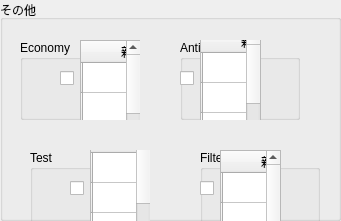
  <widget class="QGroupBox" name="group_other">
   <property name="geometry">
    <rect>
     <x>910</x>
     <y>80</y>
     <width>341</width>
     <height>221</height>
    </rect>
   </property>
   <property name="title">
    <string>その他</string>
   </property>
   <widget class="QGroupBox" name="group_eco">
    <property name="geometry">
     <rect>
      <x>20</x>
      <y>40</y>
      <width>120</width>
      <height>80</height>
     </rect>
    </property>
    <property name="title">
     <string>Economy</string>
    </property>
    <widget class="QTableWidget" name="table_eco">
     <property name="geometry">
      <rect>
       <x>60</x>
       <y>0</y>
       <width>61</width>
       <height>141</height>
      </rect>
     </property>
     <row>
      <property name="text">
       <string/>
      </property>
      <property name="textAlignment">
       <set>AlignCenter</set>
      </property>
     </row>
     <row>
      <property name="text">
       <string/>
      </property>
     </row>
     <row>
      <property name="text">
       <string/>
      </property>
     </row>
     <row>
      <property name="text">
       <string/>
      </property>
     </row>
     <row>
      <property name="text">
       <string/>
      </property>
     </row>
     <column>
      <property name="text">
       <string>親機</string>
      </property>
      <property name="textAlignment">
       <set>AlignCenter</set>
      </property>
     </column>
     <column>
      <property name="text">
       <string>子機</string>
      </property>
     </column>
     <item row="0" column="0">
      <property name="text">
       <string>親</string>
      </property>
      <property name="textAlignment">
       <set>AlignCenter</set>
      </property>
     </item>
     <item row="0" column="1">
      <property name="text">
       <string>子</string>
      </property>
      <property name="textAlignment">
       <set>AlignCenter</set>
      </property>
     </item>
     <item row="1" column="0">
      <property name="text">
       <string/>
      </property>
      <property name="textAlignment">
       <set>AlignCenter</set>
      </property>
     </item>
     <item row="1" column="1">
      <property name="text">
       <string/>
      </property>
      <property name="textAlignment">
       <set>AlignCenter</set>
      </property>
     </item>
     <item row="2" column="0">
      <property name="text">
       <string/>
      </property>
      <property name="textAlignment">
       <set>AlignCenter</set>
      </property>
     </item>
     <item row="2" column="1">
      <property name="text">
       <string/>
      </property>
      <property name="textAlignment">
       <set>AlignCenter</set>
      </property>
     </item>
     <item row="3" column="0">
      <property name="text">
       <string/>
      </property>
      <property name="textAlignment">
       <set>AlignCenter</set>
      </property>
     </item>
     <item row="3" column="1">
      <property name="text">
       <string/>
      </property>
      <property name="textAlignment">
       <set>AlignCenter</set>
      </property>
     </item>
     <item row="4" column="0">
      <property name="text">
       <string/>
      </property>
      <property name="textAlignment">
       <set>AlignCenter</set>
      </property>
     </item>
     <item row="4" column="1">
      <property name="text">
       <string/>
      </property>
      <property name="textAlignment">
       <set>AlignCenter</set>
      </property>
     </item>
    </widget>
    <widget class="QCheckBox" name="check_eco">
     <property name="geometry">
      <rect>
       <x>40</x>
       <y>30</y>
       <width>16</width>
       <height>16</height>
      </rect>
     </property>
     <property name="text">
      <string/>
     </property>
    </widget>
   </widget>
   <widget class="QGroupBox" name="group_anti">
    <property name="geometry">
     <rect>
      <x>180</x>
      <y>40</y>
      <width>120</width>
      <height>80</height>
     </rect>
    </property>
    <property name="title">
     <string>Anti-freeze</string>
    </property>
    <widget class="QTableWidget" name="table_anti">
     <property name="geometry">
      <rect>
       <x>20</x>
       <y>-10</y>
       <width>61</width>
       <height>141</height>
      </rect>
     </property>
     <row>
      <property name="text">
       <string/>
      </property>
      <property name="textAlignment">
       <set>AlignCenter</set>
      </property>
     </row>
     <row>
      <property name="text">
       <string/>
      </property>
     </row>
     <row>
      <property name="text">
       <string/>
      </property>
     </row>
     <row>
      <property name="text">
       <string/>
      </property>
     </row>
     <row>
      <property name="text">
       <string/>
      </property>
     </row>
     <column>
      <property name="text">
       <string>親機</string>
      </property>
      <property name="textAlignment">
       <set>AlignCenter</set>
      </property>
     </column>
     <column>
      <property name="text">
       <string>子機</string>
      </property>
     </column>
     <item row="0" column="0">
      <property name="text">
       <string>親</string>
      </property>
      <property name="textAlignment">
       <set>AlignCenter</set>
      </property>
     </item>
     <item row="0" column="1">
      <property name="text">
       <string>子</string>
      </property>
      <property name="textAlignment">
       <set>AlignCenter</set>
      </property>
     </item>
     <item row="1" column="0">
      <property name="text">
       <string/>
      </property>
      <property name="textAlignment">
       <set>AlignCenter</set>
      </property>
     </item>
     <item row="1" column="1">
      <property name="text">
       <string/>
      </property>
      <property name="textAlignment">
       <set>AlignCenter</set>
      </property>
     </item>
     <item row="2" column="0">
      <property name="text">
       <string/>
      </property>
      <property name="textAlignment">
       <set>AlignCenter</set>
      </property>
     </item>
     <item row="2" column="1">
      <property name="text">
       <string/>
      </property>
      <property name="textAlignment">
       <set>AlignCenter</set>
      </property>
     </item>
     <item row="3" column="0">
      <property name="text">
       <string/>
      </property>
      <property name="textAlignment">
       <set>AlignCenter</set>
      </property>
     </item>
     <item row="3" column="1">
      <property name="text">
       <string/>
      </property>
      <property name="textAlignment">
       <set>AlignCenter</set>
      </property>
     </item>
     <item row="4" column="0">
      <property name="text">
       <string/>
      </property>
      <property name="textAlignment">
       <set>AlignCenter</set>
      </property>
     </item>
     <item row="4" column="1">
      <property name="text">
       <string/>
      </property>
      <property name="textAlignment">
       <set>AlignCenter</set>
      </property>
     </item>
    </widget>
    <widget class="QCheckBox" name="check_anti">
     <property name="geometry">
      <rect>
       <x>0</x>
       <y>30</y>
       <width>16</width>
       <height>16</height>
      </rect>
     </property>
     <property name="text">
      <string/>
     </property>
    </widget>
   </widget>
   <widget class="QGroupBox" name="group_test">
    <property name="geometry">
     <rect>
      <x>30</x>
      <y>150</y>
      <width>120</width>
      <height>80</height>
     </rect>
    </property>
    <property name="title">
     <string>Test</string>
    </property>
    <widget class="QTableWidget" name="table_test">
     <property name="geometry">
      <rect>
       <x>60</x>
       <y>-20</y>
       <width>61</width>
       <height>141</height>
      </rect>
     </property>
     <row>
      <property name="text">
       <string/>
      </property>
      <property name="textAlignment">
       <set>AlignCenter</set>
      </property>
     </row>
     <row>
      <property name="text">
       <string/>
      </property>
     </row>
     <row>
      <property name="text">
       <string/>
      </property>
     </row>
     <row>
      <property name="text">
       <string/>
      </property>
     </row>
     <row>
      <property name="text">
       <string/>
      </property>
     </row>
     <column>
      <property name="text">
       <string>親機</string>
      </property>
      <property name="textAlignment">
       <set>AlignCenter</set>
      </property>
     </column>
     <column>
      <property name="text">
       <string>子機</string>
      </property>
     </column>
     <item row="0" column="0">
      <property name="text">
       <string>親</string>
      </property>
      <property name="textAlignment">
       <set>AlignCenter</set>
      </property>
     </item>
     <item row="0" column="1">
      <property name="text">
       <string>子</string>
      </property>
      <property name="textAlignment">
       <set>AlignCenter</set>
      </property>
     </item>
     <item row="1" column="0">
      <property name="text">
       <string/>
      </property>
      <property name="textAlignment">
       <set>AlignCenter</set>
      </property>
     </item>
     <item row="1" column="1">
      <property name="text">
       <string/>
      </property>
      <property name="textAlignment">
       <set>AlignCenter</set>
      </property>
     </item>
     <item row="2" column="0">
      <property name="text">
       <string/>
      </property>
      <property name="textAlignment">
       <set>AlignCenter</set>
      </property>
     </item>
     <item row="2" column="1">
      <property name="text">
       <string/>
      </property>
      <property name="textAlignment">
       <set>AlignCenter</set>
      </property>
     </item>
     <item row="3" column="0">
      <property name="text">
       <string/>
      </property>
      <property name="textAlignment">
       <set>AlignCenter</set>
      </property>
     </item>
     <item row="3" column="1">
      <property name="text">
       <string/>
      </property>
      <property name="textAlignment">
       <set>AlignCenter</set>
      </property>
     </item>
     <item row="4" column="0">
      <property name="text">
       <string/>
      </property>
      <property name="textAlignment">
       <set>AlignCenter</set>
      </property>
     </item>
     <item row="4" column="1">
      <property name="text">
       <string/>
      </property>
      <property name="textAlignment">
       <set>AlignCenter</set>
      </property>
     </item>
    </widget>
    <widget class="QCheckBox" name="check_test">
     <property name="geometry">
      <rect>
       <x>40</x>
       <y>30</y>
       <width>16</width>
       <height>16</height>
      </rect>
     </property>
     <property name="text">
      <string/>
     </property>
    </widget>
   </widget>
   <widget class="QGroupBox" name="group_filter">
    <property name="geometry">
     <rect>
      <x>200</x>
      <y>150</y>
      <width>120</width>
      <height>80</height>
     </rect>
    </property>
    <property name="title">
     <string>Filter sign</string>
    </property>
    <widget class="QTableWidget" name="table_filter">
     <property name="geometry">
      <rect>
       <x>20</x>
       <y>0</y>
       <width>61</width>
       <height>141</height>
      </rect>
     </property>
     <row>
      <property name="text">
       <string/>
      </property>
      <property name="textAlignment">
       <set>AlignCenter</set>
      </property>
     </row>
     <row>
      <property name="text">
       <string/>
      </property>
     </row>
     <row>
      <property name="text">
       <string/>
      </property>
     </row>
     <row>
      <property name="text">
       <string/>
      </property>
     </row>
     <row>
      <property name="text">
       <string/>
      </property>
     </row>
     <column>
      <property name="text">
       <string>親機</string>
      </property>
      <property name="textAlignment">
       <set>AlignCenter</set>
      </property>
     </column>
     <column>
      <property name="text">
       <string>子機</string>
      </property>
     </column>
     <item row="0" column="0">
      <property name="text">
       <string>親</string>
      </property>
      <property name="textAlignment">
       <set>AlignCenter</set>
      </property>
     </item>
     <item row="0" column="1">
      <property name="text">
       <string>子</string>
      </property>
      <property name="textAlignment">
       <set>AlignCenter</set>
      </property>
     </item>
     <item row="1" column="0">
      <property name="text">
       <string/>
      </property>
      <property name="textAlignment">
       <set>AlignCenter</set>
      </property>
     </item>
     <item row="1" column="1">
      <property name="text">
       <string/>
      </property>
      <property name="textAlignment">
       <set>AlignCenter</set>
      </property>
     </item>
     <item row="2" column="0">
      <property name="text">
       <string/>
      </property>
      <property name="textAlignment">
       <set>AlignCenter</set>
      </property>
     </item>
     <item row="2" column="1">
      <property name="text">
       <string/>
      </property>
      <property name="textAlignment">
       <set>AlignCenter</set>
      </property>
     </item>
     <item row="3" column="0">
      <property name="text">
       <string/>
      </property>
      <property name="textAlignment">
       <set>AlignCenter</set>
      </property>
     </item>
     <item row="3" column="1">
      <property name="text">
       <string/>
      </property>
      <property name="textAlignment">
       <set>AlignCenter</set>
      </property>
     </item>
     <item row="4" column="0">
      <property name="text">
       <string/>
      </property>
      <property name="textAlignment">
       <set>AlignCenter</set>
      </property>
     </item>
     <item row="4" column="1">
      <property name="text">
       <string/>
      </property>
      <property name="textAlignment">
       <set>AlignCenter</set>
      </property>
     </item>
    </widget>
    <widget class="QCheckBox" name="check_filter">
     <property name="geometry">
      <rect>
       <x>0</x>
       <y>30</y>
       <width>16</width>
       <height>16</height>
      </rect>
     </property>
     <property name="text">
      <string/>
     </property>
    </widget>
   </widget>
  </widget>
